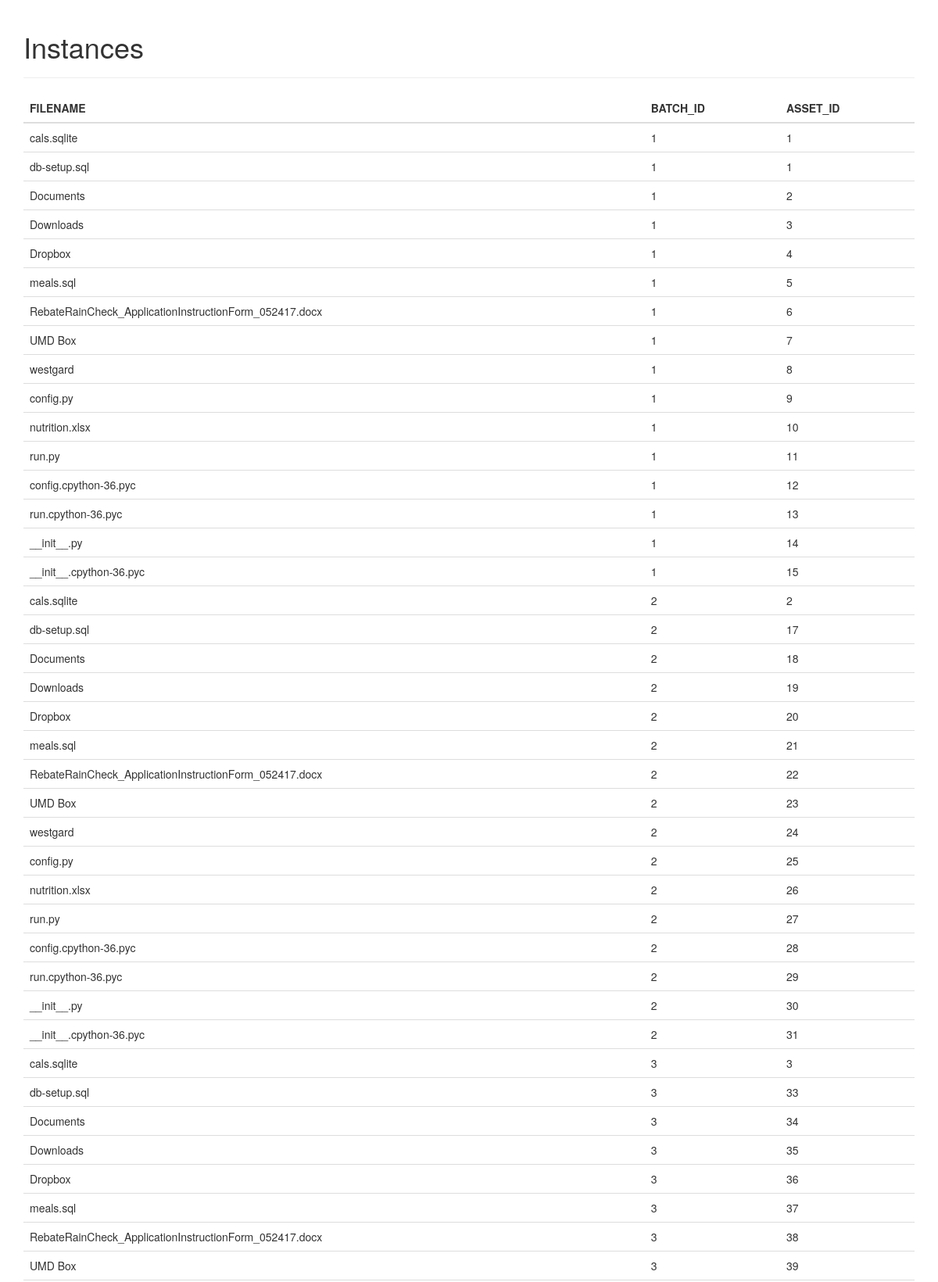
Page /instances (upper part) on the committed database.
### tables this page shows
CREATE TABLE instances( id       INTEGER PRIMARY KEY,
                        filename TEXT,
                        path     TEXT,
                        location TEXT,
                        created  TEXT,
                        batch_id INTEGER,
                        asset_id INTEGER
                        );

### run.py (the view)
@app.route('/instances')
def instances():
    query = 'SELECT * FROM instances'
    rows = query_db(query)
    return render_template('instances.html', instances=rows)

### run.py (called while the page is built)
def get_db():
    db = getattr(g, '_database', None)
    if db is None:
        db = g._database = sqlite3.connect(DATABASE)
    db.row_factory = sqlite3.Row
    return db

def query_db(query, args=(), one=False):
    cur = get_db().execute(query, args)
    rv = cur.fetchall()
    cur.close()
    return (rv[0] if rv else None) if one else rv

@app.teardown_appcontext
def close_connection(exception):
    db = getattr(g, '_database', None)
    if db is not None:
        db.close()

### templates/instances.html (shortened to what this page needs)
{% extends "bootstrap/base.html" %}
{% block content %}
<div class="container">
    <div class="page-header">
        <h1>Instances</h1>
    </div>
    <table class='table'>
        <thead>
            <th>FILENAME</th>
            <th>BATCH_ID</th>
            <th>ASSET_ID</th>
        </thead>
        {% for row in instances %}
        <tr padding='3'>
            <td>{{ row.filename }}</td>
            <td>{{ row.batch_id }}</td>
            <td>{{ row.asset_id }}</td>
        </tr>
        {% endfor %}
    </table>
</div>
{% endblock %}

### rows in the picture
instances: filename "cals.sqlite", batch_id "1", asset_id "1"
instances: filename "db-setup.sql", batch_id "1", asset_id "1"
instances: filename "Documents", batch_id "1", asset_id "2"
instances: filename "Downloads", batch_id "1", asset_id "3"
instances: filename "Dropbox", batch_id "1", asset_id "4"
instances: filename "meals.sql", batch_id "1", asset_id "5"
instances: filename "RebateRainCheck_ApplicationInstructionForm_052417.docx", batch_id "1", asset_id "6"
instances: filename "UMD Box", batch_id "1", asset_id "7"
instances: filename "westgard", batch_id "1", asset_id "8"
instances: filename "config.py", batch_id "1", asset_id "9"
instances: filename "nutrition.xlsx", batch_id "1", asset_id "10"
instances: filename "run.py", batch_id "1", asset_id "11"
instances: filename "config.cpython-36.pyc", batch_id "1", asset_id "12"
instances: filename "run.cpython-36.pyc", batch_id "1", asset_id "13"
instances: filename "__init__.py", batch_id "1", asset_id "14"
instances: filename "__init__.cpython-36.pyc", batch_id "1", asset_id "15"
instances: filename "cals.sqlite", batch_id "2", asset_id "2"
instances: filename "db-setup.sql", batch_id "2", asset_id "17"
instances: filename "Documents", batch_id "2", asset_id "18"
instances: filename "Downloads", batch_id "2", asset_id "19"
instances: filename "Dropbox", batch_id "2", asset_id "20"
instances: filename "meals.sql", batch_id "2", asset_id "21"
instances: filename "RebateRainCheck_ApplicationInstructionForm_052417.docx", batch_id "2", asset_id "22"
instances: filename "UMD Box", batch_id "2", asset_id "23"
instances: filename "westgard", batch_id "2", asset_id "24"
instances: filename "config.py", batch_id "2", asset_id "25"
instances: filename "nutrition.xlsx", batch_id "2", asset_id "26"
instances: filename "run.py", batch_id "2", asset_id "27"
instances: filename "config.cpython-36.pyc", batch_id "2", asset_id "28"
instances: filename "run.cpython-36.pyc", batch_id "2", asset_id "29"
instances: filename "__init__.py", batch_id "2", asset_id "30"
instances: filename "__init__.cpython-36.pyc", batch_id "2", asset_id "31"
instances: filename "cals.sqlite", batch_id "3", asset_id "3"
instances: filename "db-setup.sql", batch_id "3", asset_id "33"
instances: filename "Documents", batch_id "3", asset_id "34"
instances: filename "Downloads", batch_id "3", asset_id "35"
instances: filename "Dropbox", batch_id "3", asset_id "36"
instances: filename "meals.sql", batch_id "3", asset_id "37"
instances: filename "RebateRainCheck_ApplicationInstructionForm_052417.docx", batch_id "3", asset_id "38"
instances: filename "UMD Box", batch_id "3", asset_id "39"
